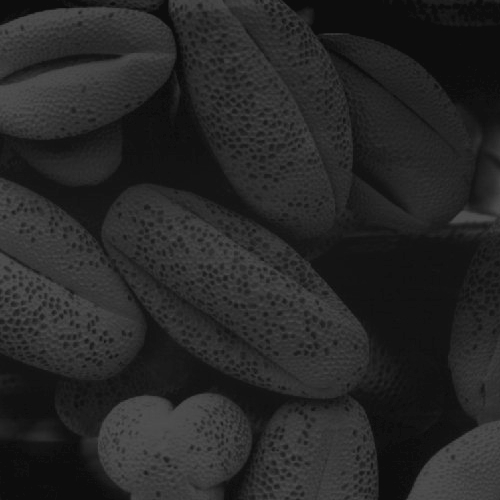
%> input picture GrayScale/Pollen_orig.jpg, 500 x 500 px
$ octave --eval "autoscale;"   (GNU Octave 9; MATLAB toolbox functions it lacks are replaced by stand-ins)
%> lines starting %> are read from the running program, lines starting %| are printed output that depends on the picture
function autoscale()

    I = imread('Pollen_orig.jpg');
%> I is the input picture: size 500x500 uint8; min 12, max 83, mean 38.7

    % Histogram stretching factor is
    %((Each pixel intensity) - (minimum pixel intensity)/
    %(maximum pixel intensity)- (minimum pixel intensity)) * gray level


    % Compute the minimum pixel intensity
    low_in = min(I(:));
%> low_in = 12

    % Compute the maximum pixel intensity
    high_in = max(I(:));
%> high_in = 83

    %Shift all the pixel values to left
    Im  = I - low_in;

    %Find the difference between the max and min pixel intensity
    diff = high_in - low_in;
%> diff = 71

    % Sretch the histogram with the formula stated above
    g = (double(Im)/double(diff))*256;
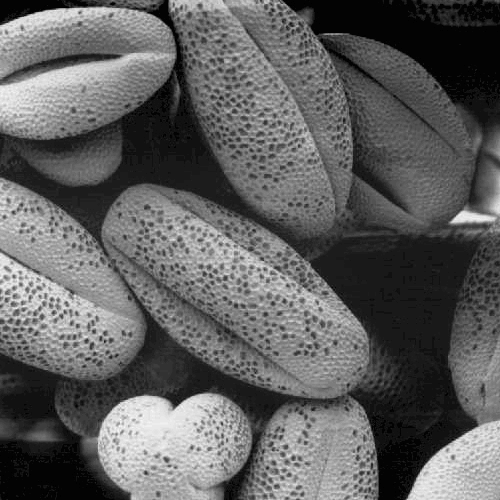
%> g: size 500x500 double; min 0, max 256, mean 96.4; drawn with min black and max white

    % Plot the original image,resultant image and their histograms
    subplot(2,2,1), subimage(I),title('Original Image');
    subplot(2,2,3), imhist(I),title('Histogram of original Image');
    subplot(2,2,2), subimage(uint8(g)),title('Enhanced Image');
%> `autoscale;`:
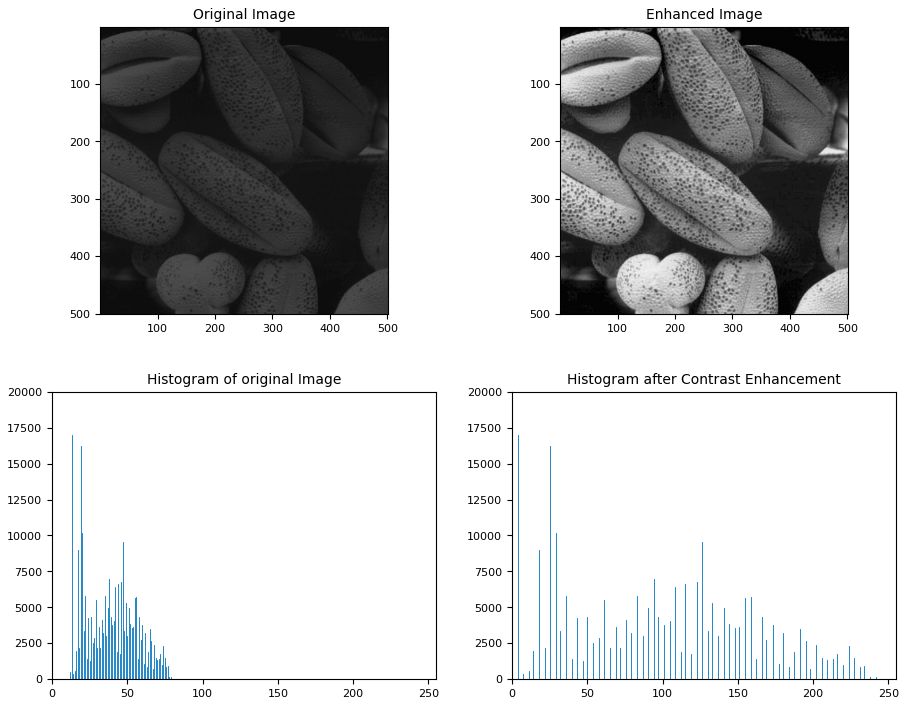
%> figure redrawn from the program's plot data, 4 panels
    subplot(2,2,4), imhist(uint8(g)),title('Histogram after Contrast Enhancement');


end
